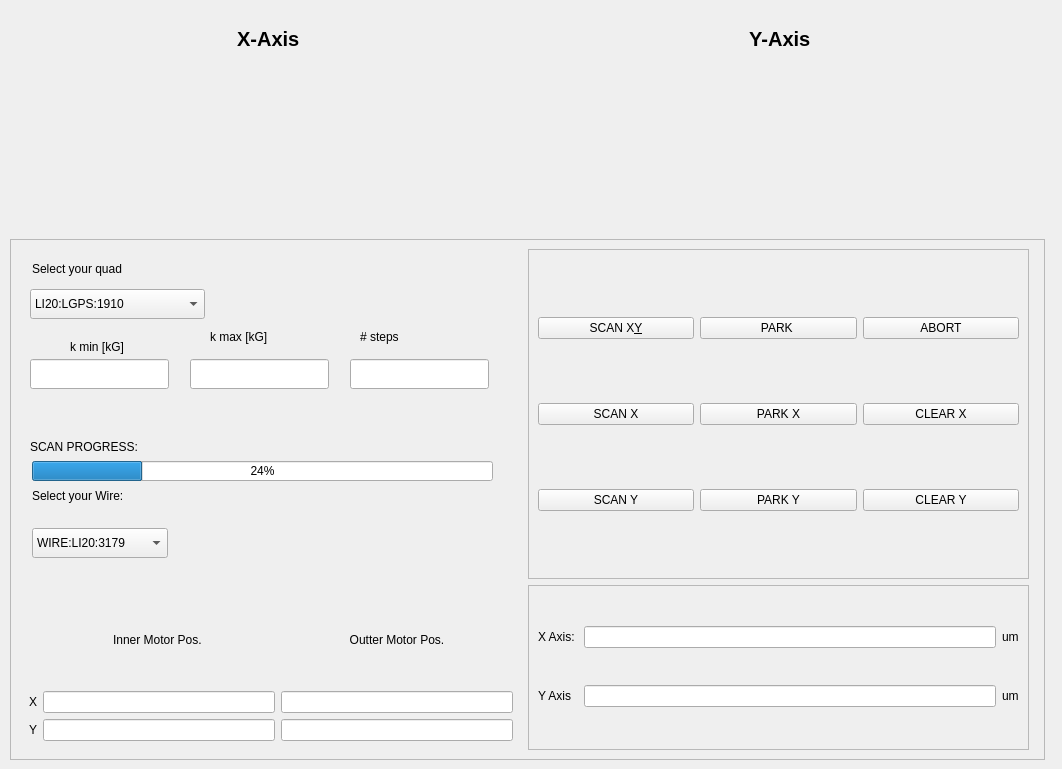
     <widget class="QWidget" name="QuadScan">
      <attribute name="title">
       <string>Quad scan</string>
      </attribute>
      <widget class="QFrame" name="Plotframe_2">
       <property name="geometry">
        <rect>
         <x>0</x>
         <y>0</y>
         <width>1053</width>
         <height>311</height>
        </rect>
       </property>
       <property name="styleSheet">
        <string notr="true">QFrame {
 border: none;
 border-radius: 8px;
}</string>
       </property>
       <property name="frameShape">
        <enum>QFrame::StyledPanel</enum>
       </property>
       <property name="frameShadow">
        <enum>QFrame::Raised</enum>
       </property>
       <layout class="QVBoxLayout" name="singleWirePlotLayout_2">
        <property name="spacing">
         <number>9</number>
        </property>
        <property name="leftMargin">
         <number>9</number>
        </property>
        <property name="topMargin">
         <number>9</number>
        </property>
        <property name="rightMargin">
         <number>9</number>
        </property>
        <property name="bottomMargin">
         <number>9</number>
        </property>
        <item>
         <widget class="QFrame" name="frame_34">
          <property name="minimumSize">
           <size>
            <width>0</width>
            <height>44</height>
           </size>
          </property>
          <property name="maximumSize">
           <size>
            <width>16777215</width>
            <height>60</height>
           </size>
          </property>
          <property name="styleSheet">
           <string notr="true">QFrame {
 border: none;
 border-radius: 8px;
}</string>
          </property>
          <property name="frameShape">
           <enum>QFrame::StyledPanel</enum>
          </property>
          <property name="frameShadow">
           <enum>QFrame::Raised</enum>
          </property>
          <layout class="QHBoxLayout" name="horizontalLayout_2_quad">
           <item>
            <widget class="QLabel" name="Xaxis_Label_2">
             <property name="font">
              <font>
               <pointsize>15</pointsize>
               <bold>true</bold>
              </font>
             </property>
             <property name="text">
              <string>X-Axis </string>
             </property>
             <property name="alignment">
              <set>Qt::AlignCenter</set>
             </property>
            </widget>
           </item>
           <item>
            <widget class="QLabel" name="Yaxis_Label_2">
             <property name="font">
              <font>
               <pointsize>15</pointsize>
               <bold>true</bold>
              </font>
             </property>
             <property name="text">
              <string>Y-Axis </string>
             </property>
             <property name="alignment">
              <set>Qt::AlignCenter</set>
             </property>
            </widget>
           </item>
          </layout>
         </widget>
        </item>
        <item>
         <layout class="QHBoxLayout" name="singleWirePlotRow_2">
          <property name="spacing">
           <number>9</number>
          </property>
          <property name="leftMargin">
           <number>0</number>
          </property>
          <property name="topMargin">
           <number>0</number>
          </property>
          <property name="rightMargin">
           <number>0</number>
          </property>
          <property name="bottomMargin">
           <number>0</number>
          </property>
          <item>
           <widget class="QFrame" name="QuadScanPlot">
            <property name="styleSheet">
             <string notr="true">QFrame {
 border: none;
 border-radius: 8px;
}</string>
            </property>
            <property name="frameShape">
             <enum>QFrame::StyledPanel</enum>
            </property>
            <property name="frameShadow">
             <enum>QFrame::Raised</enum>
            </property>
           </widget>
          </item>
         </layout>
        </item>
       </layout>
      </widget>
      <widget class="QFrame" name="frame_8_quad">
       <property name="geometry">
        <rect>
         <x>10</x>
         <y>239</y>
         <width>1035</width>
         <height>521</height>
        </rect>
       </property>
       <property name="minimumSize">
        <size>
         <width>0</width>
         <height>220</height>
        </size>
       </property>
       <property name="frameShape">
        <enum>QFrame::StyledPanel</enum>
       </property>
       <property name="frameShadow">
        <enum>QFrame::Raised</enum>
       </property>
       <layout class="QGridLayout" name="gridLayout_10">
        <item row="2" column="0">
         <widget class="QFrame" name="MotorFrame_2">
          <property name="styleSheet">
           <string notr="true">QFrame {
 border: none;
 border-radius: 8px;
}</string>
          </property>
          <property name="frameShape">
           <enum>QFrame::StyledPanel</enum>
          </property>
          <property name="frameShadow">
           <enum>QFrame::Raised</enum>
          </property>
          <layout class="QGridLayout" name="gridLayout_15">
           <item row="1" column="1">
            <widget class="QLineEdit" name="InnerposX_2"/>
           </item>
           <item row="1" column="2">
            <widget class="QLineEdit" name="OutterposX_2"/>
           </item>
           <item row="1" column="0">
            <widget class="QLabel" name="X_label_2">
             <property name="text">
              <string>X</string>
             </property>
            </widget>
           </item>
           <item row="2" column="1">
            <widget class="QLineEdit" name="InnerposY_2"/>
           </item>
           <item row="2" column="2">
            <widget class="QLineEdit" name="OutterposY_2"/>
           </item>
           <item row="2" column="0">
            <widget class="QLabel" name="Y_label_2">
             <property name="text">
              <string>Y</string>
             </property>
            </widget>
           </item>
           <item row="0" column="2">
            <widget class="QLabel" name="Outter_Label_2">
             <property name="styleSheet">
              <string notr="true">QFrame#frame_7 {
 min-width: 400px;
 min-height: 300px;

 border: none;
}</string>
             </property>
             <property name="text">
              <string>Outter Motor Pos.</string>
             </property>
             <property name="alignment">
              <set>Qt::AlignCenter</set>
             </property>
            </widget>
           </item>
           <item row="0" column="1">
            <widget class="QLabel" name="Inner_Label_2">
             <property name="text">
              <string>Inner Motor Pos. </string>
             </property>
             <property name="alignment">
              <set>Qt::AlignCenter</set>
             </property>
            </widget>
           </item>
          </layout>
         </widget>
        </item>
        <item row="0" column="2" rowspan="3">
         <widget class="QFrame" name="ButtonsFrame_2">
          <property name="frameShape">
           <enum>QFrame::StyledPanel</enum>
          </property>
          <property name="frameShadow">
           <enum>QFrame::Raised</enum>
          </property>
          <widget class="QPushButton" name="ElogPush_2">
           <property name="geometry">
            <rect>
             <x>12</x>
             <y>2</y>
             <width>91</width>
             <height>141</height>
            </rect>
           </property>
           <property name="minimumSize">
            <size>
             <width>91</width>
             <height>36</height>
            </size>
           </property>
           <property name="font">
            <font>
             <fontweight>DemiBold</fontweight>
            </font>
           </property>
           <property name="styleSheet">
            <string notr="true">QPushButton#l2XElogPush,
QPushButton#l2XAbortPush {
 min-width: 250px;
 max-width: 280px;
 min-height: 500px;
 max-height: 600px;
}
</string>
           </property>
           <property name="text">
            <string>ELOG -&gt;</string>
           </property>
          </widget>
          <widget class="QPushButton" name="AbortPush_quad">
           <property name="geometry">
            <rect>
             <x>12</x>
             <y>152</y>
             <width>91</width>
             <height>121</height>
            </rect>
           </property>
           <property name="minimumSize">
            <size>
             <width>91</width>
             <height>36</height>
            </size>
           </property>
           <property name="maximumSize">
            <size>
             <width>91</width>
             <height>16777215</height>
            </size>
           </property>
           <property name="font">
            <font>
             <fontweight>DemiBold</fontweight>
            </font>
           </property>
           <property name="styleSheet">
            <string notr="true">QFrame {
 border: none;
 border-radius: 8px;
minimumSize height = 100
maximumSize height = 100
}</string>
           </property>
           <property name="text">
            <string>Abort</string>
           </property>
          </widget>
         </widget>
        </item>
        <item row="0" column="1" rowspan="2">
         <widget class="QFrame" name="ScanFrame_2">
          <property name="frameShape">
           <enum>QFrame::StyledPanel</enum>
          </property>
          <property name="frameShadow">
           <enum>QFrame::Raised</enum>
          </property>
          <layout class="QGridLayout" name="gridLayout_14">
           <item row="2" column="0">
            <widget class="QPushButton" name="QuadScanYpush">
             <property name="font">
              <font>
               <fontweight>DemiBold</fontweight>
              </font>
             </property>
             <property name="text">
              <string>SCAN Y</string>
             </property>
             <property name="iconSize">
              <size>
               <width>16</width>
               <height>25</height>
              </size>
             </property>
            </widget>
           </item>
           <item row="1" column="1">
            <widget class="QPushButton" name="ParkXpush_2">
             <property name="font">
              <font>
               <fontweight>DemiBold</fontweight>
              </font>
             </property>
             <property name="text">
              <string>PARK X</string>
             </property>
            </widget>
           </item>
           <item row="1" column="0">
            <widget class="QPushButton" name="QuadScanXpush">
             <property name="font">
              <font>
               <fontweight>DemiBold</fontweight>
              </font>
             </property>
             <property name="text">
              <string>SCAN X</string>
             </property>
             <property name="iconSize">
              <size>
               <width>16</width>
               <height>25</height>
              </size>
             </property>
            </widget>
           </item>
           <item row="0" column="1">
            <widget class="QPushButton" name="ParkPush_2">
             <property name="font">
              <font>
               <fontweight>DemiBold</fontweight>
              </font>
             </property>
             <property name="text">
              <string>PARK </string>
             </property>
            </widget>
           </item>
           <item row="2" column="1">
            <widget class="QPushButton" name="ParkYpush_2">
             <property name="font">
              <font>
               <fontweight>DemiBold</fontweight>
              </font>
             </property>
             <property name="text">
              <string>PARK Y</string>
             </property>
            </widget>
           </item>
           <item row="0" column="2">
            <widget class="QPushButton" name="pushButton_3">
             <property name="text">
              <string>ABORT</string>
             </property>
            </widget>
           </item>
           <item row="1" column="2">
            <widget class="QPushButton" name="pushButton_5">
             <property name="text">
              <string>CLEAR X</string>
             </property>
            </widget>
           </item>
           <item row="2" column="2">
            <widget class="QPushButton" name="pushButton_6">
             <property name="text">
              <string>CLEAR Y</string>
             </property>
            </widget>
           </item>
           <item row="0" column="0">
            <widget class="QPushButton" name="QuadScanXYpush">
             <property name="font">
              <font>
               <fontweight>DemiBold</fontweight>
              </font>
             </property>
             <property name="text">
              <string>SCAN X&amp;Y</string>
             </property>
             <property name="iconSize">
              <size>
               <width>16</width>
               <height>25</height>
              </size>
             </property>
            </widget>
           </item>
          </layout>
         </widget>
        </item>
        <item row="2" column="1">
         <widget class="QFrame" name="frame_9_quad">
          <property name="frameShape">
           <enum>QFrame::StyledPanel</enum>
          </property>
          <property name="frameShadow">
           <enum>QFrame::Raised</enum>
          </property>
          <layout class="QGridLayout" name="gridLayout_11">
           <item row="1" column="0">
            <widget class="QLabel" name="X_label_size_2">
             <property name="text">
              <string>X Axis: </string>
             </property>
            </widget>
           </item>
           <item row="2" column="0">
            <widget class="QLabel" name="Y_label_size_2">
             <property name="text">
              <string>Y Axis </string>
             </property>
            </widget>
           </item>
           <item row="1" column="2">
            <widget class="QLabel" name="xunit_2">
             <property name="text">
              <string>um</string>
             </property>
            </widget>
           </item>
           <item row="1" column="1">
            <widget class="QLineEdit" name="X_Size_2"/>
           </item>
           <item row="2" column="2">
            <widget class="QLabel" name="yunit_2">
             <property name="text">
              <string>um</string>
             </property>
            </widget>
           </item>
           <item row="2" column="1">
            <widget class="QLineEdit" name="Y_Size_2"/>
           </item>
          </layout>
         </widget>
        </item>
        <item row="0" column="0" rowspan="2">
         <widget class="QFrame" name="WireSelectFrame_2">
          <property name="styleSheet">
           <string notr="true">QFrame {
 border: none;
 border-radius: 8px;
}</string>
          </property>
          <property name="frameShape">
           <enum>QFrame::StyledPanel</enum>
          </property>
          <property name="frameShadow">
           <enum>QFrame::Raised</enum>
          </property>
          <widget class="QLabel" name="label_5">
           <property name="geometry">
            <rect>
             <x>12</x>
             <y>239</y>
             <width>106</width>
             <height>16</height>
            </rect>
           </property>
           <property name="text">
            <string>Select your Wire: </string>
           </property>
          </widget>
          <widget class="QProgressBar" name="progressBar_6">
           <property name="geometry">
            <rect>
             <x>12</x>
             <y>212</y>
             <width>461</width>
             <height>20</height>
            </rect>
           </property>
           <property name="value">
            <number>24</number>
           </property>
          </widget>
          <widget class="QLabel" name="label_6">
           <property name="geometry">
            <rect>
             <x>10</x>
             <y>190</y>
             <width>111</width>
             <height>16</height>
            </rect>
           </property>
           <property name="text">
            <string>SCAN PROGRESS:</string>
           </property>
          </widget>
          <widget class="QComboBox" name="WireDropdown_2">
           <property name="geometry">
            <rect>
             <x>12</x>
             <y>279</y>
             <width>136</width>
             <height>30</height>
            </rect>
           </property>
           <item>
            <property name="text">
             <string>WIRE:LI20:3179</string>
            </property>
           </item>
          </widget>
          <widget class="QLabel" name="label">
           <property name="geometry">
            <rect>
             <x>12</x>
             <y>12</y>
             <width>101</width>
             <height>16</height>
            </rect>
           </property>
           <property name="text">
            <string>Select your quad</string>
           </property>
          </widget>
          <widget class="QComboBox" name="QuadPVDropdown">
           <property name="geometry">
            <rect>
             <x>10</x>
             <y>40</y>
             <width>175</width>
             <height>30</height>
            </rect>
           </property>
           <item>
            <property name="text">
             <string>LI20:LGPS:1910</string>
            </property>
           </item>
           <item>
            <property name="text">
             <string>LI20:LGPS:3204</string>
            </property>
           </item>
           <item>
            <property name="text">
             <string>LI20:LGPS:3031</string>
            </property>
           </item>
          </widget>
          <widget class="QLineEdit" name="QuadKMaxBox">
           <property name="geometry">
            <rect>
             <x>170</x>
             <y>110</y>
             <width>139</width>
             <height>30</height>
            </rect>
           </property>
          </widget>
          <widget class="QLineEdit" name="QuadKMinBox">
           <property name="geometry">
            <rect>
             <x>10</x>
             <y>110</y>
             <width>139</width>
             <height>30</height>
            </rect>
           </property>
          </widget>
          <widget class="QLabel" name="label_7">
           <property name="geometry">
            <rect>
             <x>50</x>
             <y>90</y>
             <width>101</width>
             <height>16</height>
            </rect>
           </property>
           <property name="text">
            <string>k min [kG]</string>
           </property>
          </widget>
          <widget class="QLabel" name="label_8">
           <property name="geometry">
            <rect>
             <x>190</x>
             <y>80</y>
             <width>101</width>
             <height>16</height>
            </rect>
           </property>
           <property name="text">
            <string>k max [kG]</string>
           </property>
          </widget>
          <widget class="QLineEdit" name="QuadStepsBox">
           <property name="geometry">
            <rect>
             <x>330</x>
             <y>110</y>
             <width>139</width>
             <height>30</height>
            </rect>
           </property>
          </widget>
          <widget class="QLabel" name="label_9">
           <property name="geometry">
            <rect>
             <x>340</x>
             <y>80</y>
             <width>101</width>
             <height>16</height>
            </rect>
           </property>
           <property name="text">
            <string># steps</string>
           </property>
          </widget>
         </widget>
        </item>
       </layout>
      </widget>
     </widget>
